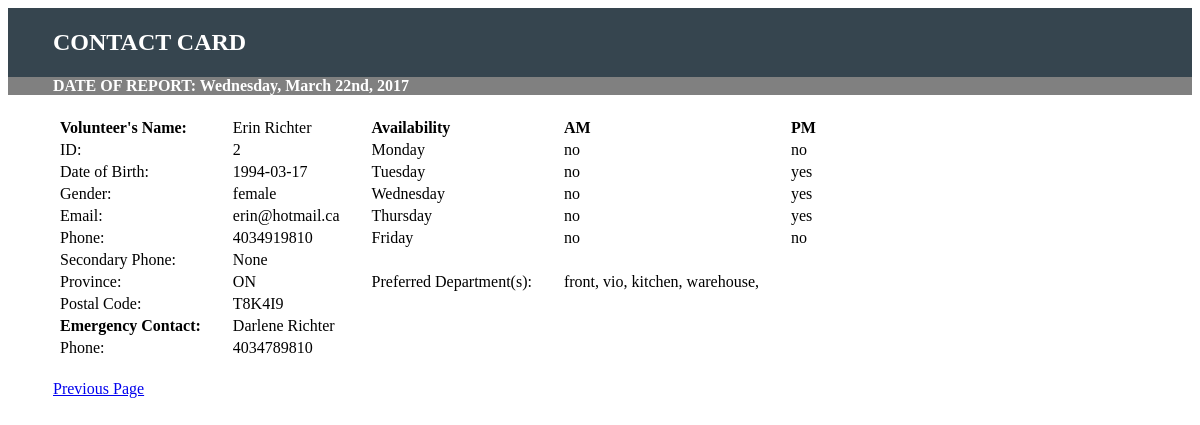
/Volunteer/Reports/vIndiInfo.php?id=2, run on the app's committed database.
### tables this page shows
CREATE TABLE `jnct_volunteer_emergency_contact` (
  `volunteer_emergency_contact_id` int(11) NOT NULL,
  `volunteer_fk` int(11) NOT NULL,
  `emergency_contact_fk` int(11) NOT NULL,
  `relationship` varchar(30) DEFAULT NULL,
  `phone` varchar(30) DEFAULT NULL
);

CREATE TABLE `volunteer` (
  `volunteer_id` int(11) NOT NULL,
  `volunteer_fname` varchar(32) NOT NULL,
  `volunteer_lname` varchar(32) NOT NULL,
  `volunteer_email` varchar(64) NOT NULL,
  `volunteer_birthdate` date NOT NULL,
  `volunteer_gender` varchar(32) NOT NULL,
  `volunteer_street` varchar(32) NOT NULL,
  `volunteer_city` varchar(32) NOT NULL,
  `volunteer_province` varchar(32) NOT NULL,
  `volunteer_postcode` varchar(10) NOT NULL,
  `volunteer_primaryphone` varchar(20) NOT NULL,
  `volunteer_secondaryphone` varchar(20) DEFAULT 'None',
  `volunteer_status` tinyint(1) NOT NULL
);

CREATE TABLE `pref_avail` (
  `pref_avail_id` int(11) NOT NULL,
  `volunteer_fk` int(11) NOT NULL,
  `weekday` varchar(20) DEFAULT NULL,
  `am` varchar(10) DEFAULT NULL,
  `pm` varchar(10) DEFAULT NULL
);

CREATE TABLE `pref_dept` (
  `pref_dept_id` int(11) NOT NULL,
  `volunteer_fk` int(11) NOT NULL,
  `department` varchar(30) NOT NULL,
  `allow` varchar(10) DEFAULT NULL
);

CREATE TABLE `emergency_contact` (
  `emergency_contact_id` int(11) NOT NULL,
  `emergency_contact_fname` varchar(32) NOT NULL,
  `emergency_contact_lname` varchar(32) NOT NULL
);

### Volunteer/Reports/vIndiInfo.php (the view, shortened to what this page needs)
<?php
	$servername = "localhost";
	$username = "root";
	$password = "";
	$dbname = "foodbank";
	$conn = new mysqli($servername, $username, $password, $dbname);
	$volunteerId = $_GET['id'];
	$sql = "SELECT
			volunteer_id,
			volunteer_fname,
			volunteer_lname,
			volunteer_email,
			volunteer_gender,
			volunteer_birthdate,
			volunteer_street,
			volunteer_city,
			volunteer_province,
			volunteer_postcode,
			volunteer_primaryphone,
			volunteer_secondaryphone,
			volunteer_status,
			emergency_contact_fname,
			emergency_contact_lname,
			phone,
			relationship
		FROM jnct_volunteer_emergency_contact
		JOIN volunteer ON volunteer.volunteer_id = jnct_volunteer_emergency_contact.volunteer_fk
		JOIN emergency_contact ON emergency_contact.emergency_contact_id = jnct_volunteer_emergency_contact.emergency_contact_fk
		WHERE volunteer_id='$volunteerId'";
	$result = $conn->query($sql);
	if($result) {
		$row =$result->fetch_assoc();
		$volunteer_id = $row['volunteer_id'];
		$volunteer_fname = $row['volunteer_fname'];
		$volunteer_lname = $row['volunteer_lname'];
		$volunteer_email = $row['volunteer_email'];
		$volunteer_gender = $row['volunteer_gender'];
		$volunteer_birthdate = $row['volunteer_birthdate'];
		$volunteer_province = $row['volunteer_province'];
		$volunteer_postcode = $row['volunteer_postcode'];
		$volunteer_primaryphone = $row['volunteer_primaryphone'];
		$volunteer_secondaryphone = $row['volunteer_secondaryphone'];
		$emergency_contact_fname = $row['emergency_contact_fname'];
		$emergency_contact_lname = $row['emergency_contact_lname'];
		$phone = $row['phone'];
	}
	function listDepartments($volunteerId, $conn){
		$sql ="SELECT department FROM pref_dept WHERE volunteer_fk='$volunteerId'";
		$result = $conn->query($sql);
		if ($result) {
			while ($row =$result->fetch_assoc()){
				echo $row['department'] . ', ';
			}
		}
	}
	function listAvailiability($volunteerId, $conn, $day){
		$sql ="SELECT am, pm FROM pref_avail WHERE volunteer_fk='$volunteerId' AND weekday='$day'";
		$result = $conn->query($sql);
		if ($result){
			$row =$result->fetch_assoc();
			foreach ($row as $time) {
				echo "<td>$time</td>";
			}
		}
	}
?>
<html>
	<head>
		<link rel="stylesheet" type="text/css" href="reports.css">
	</head>
	<div id="header">
		<h2>CONTACT CARD</h2>
	</div>
	<div id="header2">
		<h4 id="date">DATE OF REPORT: <?php echo date("l, F jS, Y") . "<br>"; ?> </h4>
	</div>
	<table>
	  <tr>
		<td><div class="bold">Volunteer's Name:</div></td><td><?php echo $volunteer_fname .' '. $volunteer_lname ?></td>
		<td><div class="bold">Availability</div>
		<td><div class="bold">AM</td></div>
		<td><div class="bold">PM</td>
	  </tr>
	  <tr>
		<td>ID:</td><td><?php echo $volunteer_id ?></td>
		<td>Monday</td>
		<?php listAvailiability($volunteerId, $conn, 'monday'); ?>
	  </tr>
	  <tr>
		<td>Date of Birth:</td>
		<td><?php echo $volunteer_birthdate?></td>
		<td> Tuesday</td>
		<?php listAvailiability($volunteerId, $conn, 'tuesday') ?>
	  </tr>
	  <tr>
		<td>Gender:</td>
		<td><?php echo $volunteer_gender ?></td>
		<td> Wednesday</td>
		<?php listAvailiability($volunteerId, $conn, 'wednesday') ?>
	  </tr>
	  <tr>
		<td>Email:</td>
		<td><?php echo $volunteer_email ?></td>
		<td> Thursday</td>
		<?php listAvailiability($volunteerId, $conn, 'thursday') ?>
	  </tr>
	  <tr>
		<td>Phone:</td>
		<td><?php echo $volunteer_primaryphone ?></td>
		<td> Friday</td>
		<?php listAvailiability($volunteerId, $conn, 'friday') ?>
	  </tr>
	  <tr>
		<td>Secondary Phone:</td>
		<td>
		<?php echo $volunteer_secondaryphone ?>
	  </tr>
	  <tr>
		<td>Province:</td>
		<td>
		<?php echo $volunteer_province ?></td>
		<td> Preferred Department(s):</td>
		<td><?php listDepartments($volunteerId, $conn) ?></td>
	  </tr>
	  <tr>
		<td>Postal Code:</td>
		<td><?php echo $volunteer_postcode ?></td>
	  </tr>
	  <tr>
		<td><div class="bold">Emergency Contact:</div></td>
		<td><?php echo $emergency_contact_fname .' '. $emergency_contact_lname?></td>
	  </tr>
	  <tr>
		<td>Phone:</td>
		<td><?php echo $phone?></td>
	  </tr>
	</table>
	<a class='link' href="listVolunteers.php">Previous Page</a>
</html>

### Volunteer/Reports/reports.css (style rules this page uses)
#header { padding-left: 45px; color: white; background-color: #36454f; padding-top: 1px; padding-bottom:1px; }
#header2 { padding-left: 45px; color: white; background-color: gray; margin-top: -21px; }
.bold { font-weight: bold; }
td { padding-right: 20px; padding-left:10px; border-color:blue; }
table { margin-left:40px; margin-bottom: 20px; }
.link { margin-left:45px }

### data on the page
jnct_volunteer_emergency_contact: volunteer_fk.volunteer_fname "Erin", volunteer_fk.volunteer_lname "Richter", volunteer_fk.volunteer_id "2", volunteer_fk.volunteer_birthdate "1994-03-17", volunteer_fk.volunteer_gender "female", volunteer_fk.volunteer_email "erin@hotmail.ca", volunteer_fk.volunteer_primaryphone "4034919810", volunteer_fk.volunteer_secondaryphone "None", volunteer_fk.volunteer_province "ON", volunteer_fk.volunteer_postcode "T8K4I9", emergency_contact_fk.emergency_contact_fname "Darlene", emergency_contact_fk.emergency_contact_lname "Richter", phone "4034789810"
pref_avail: am "no", pm "yes"
pref_avail: am "no", pm "yes"
pref_avail: am "no", pm "yes"
pref_dept: department "front"
pref_dept: department "vio"
pref_dept: department "kitchen"
pref_dept: department "warehouse"

### other printed values
$time "no"
